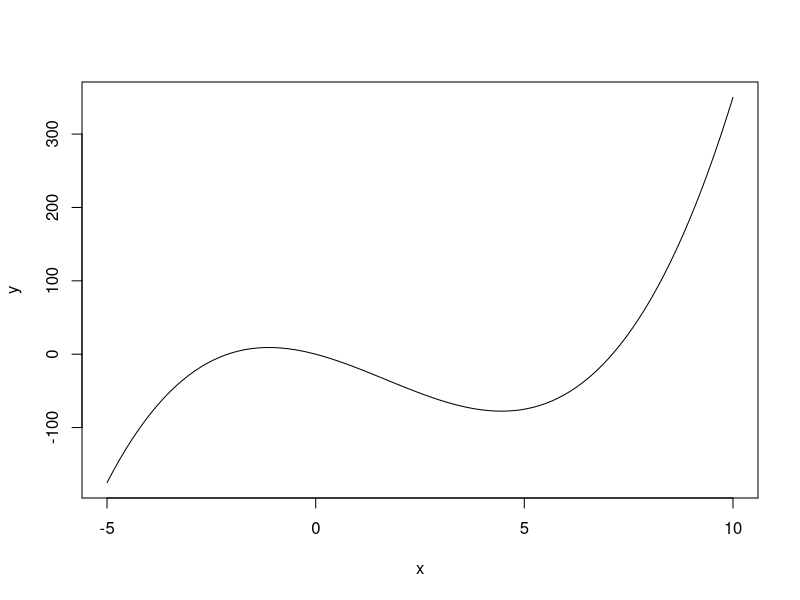
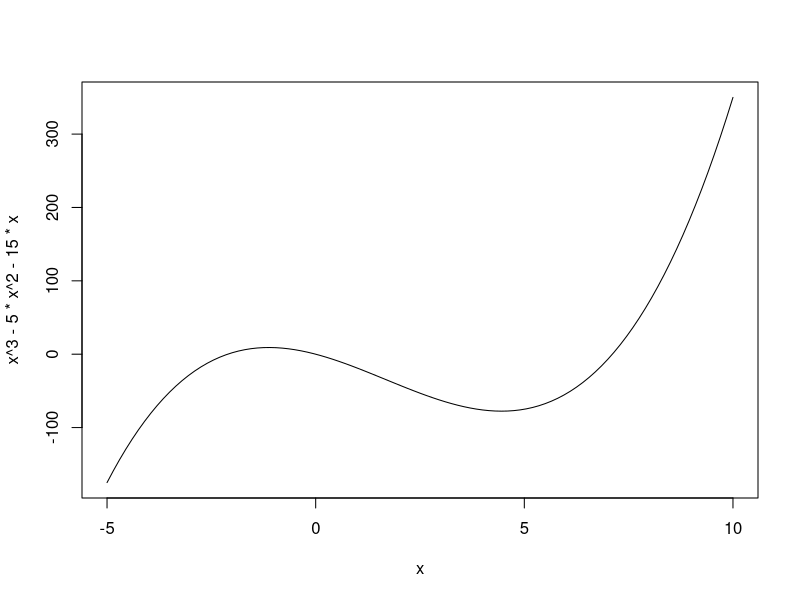
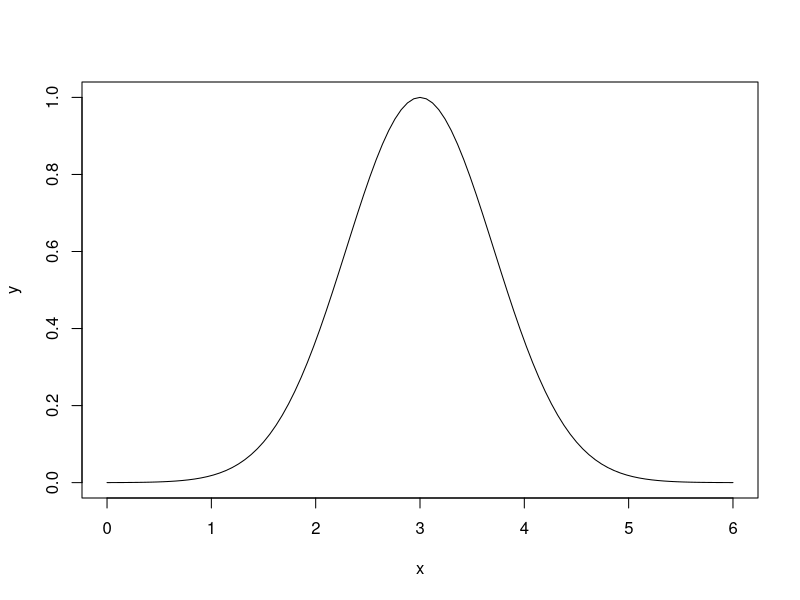
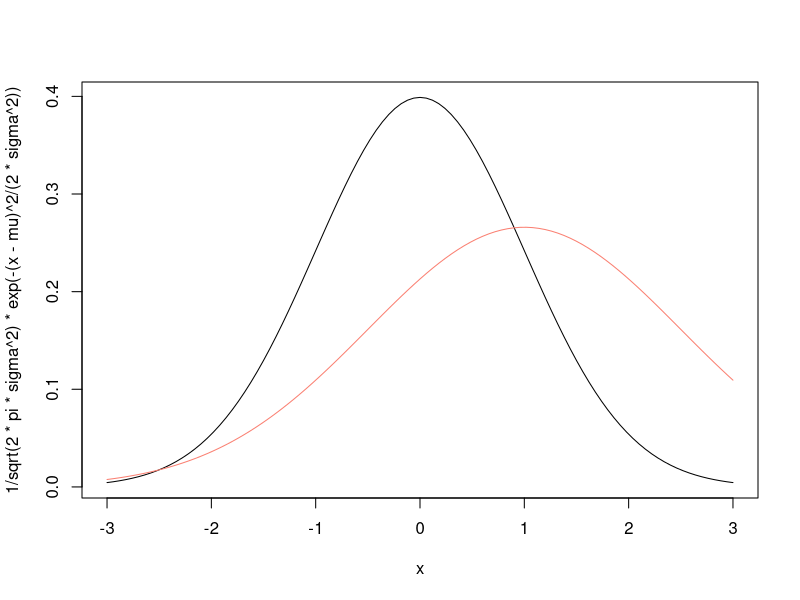
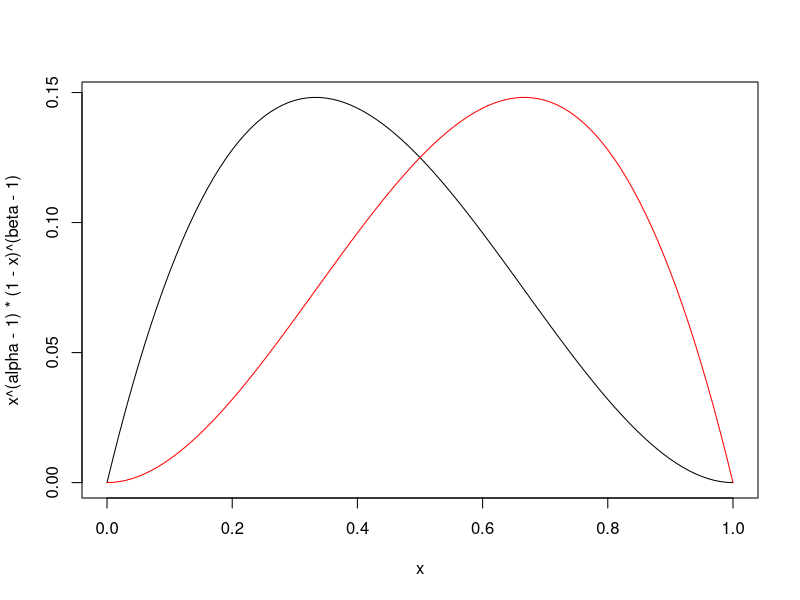
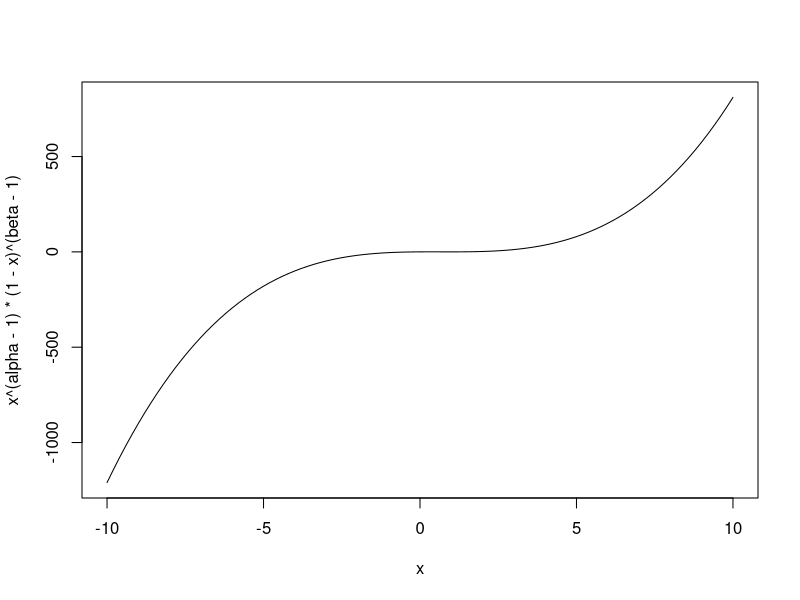

Write the R code that produced these figures, in order.
#various probability distributions from
#the pre course warm up exercises
#working on more of the exercises 9/11/2019

#negative 5 to 5 in 100 steps of 0.1 each
x <- seq(from=-5, to=10, length=101)

#response values
y <- x^3 - 5*x^2 - 15*x

#help(plot)
plot(x,y,type='l')

#x3 seems to be sometimes x^3 in this context
#y = x^3 - 5x^2 - 15x.

#part 2 (question 4)
curve(x^3 - 5*x^2 - 15 * x, from=-5, to=10)

#part 3, plot: y =exp [-(3-x)2]; x ∈ {0,...,6}
x <- seq(from=0, to=6, length=101)

#response values
y = exp(-(3-x)^2)

#help(plot)
plot(x,y,type='l')

#part 6? interactive R time either way...wouldn't try this for something robust
#function (μ = 0, σ2 = 1) with x ∈ {-3,...,3}.
#basically entered the normal distribution function into the curve function

mu <- 0
sigma <- 1
curve (1/sqrt(2*pi*sigma^2) * exp (-(x-mu)^2/(2*sigma^2)), from=-3, to=3)

#Use the points() function to add to the figure created in Question 7 
#a similar normal probability density function with parameters µ = 1,  σ2 = 1.5. 
mu <- 1
sigma <- 1.5
curve (1/sqrt(2*pi*sigma^2) * exp (-(x-mu)^2/(2*sigma^2)),add=TRUE,col = 'salmon')

#Use the curve() function 
#to plot the function x^a−1 * (1−x)^β−1;x∈{0,....1} where α=2 and β=3.
alpha <- 2
beta <- 3
curve (x^(alpha-1) * (1-x)^(beta-1),from=0, to=1)

alpha <- 3
beta <- 2
curve (x^(alpha-1) * (1-x)^(beta-1),add=TRUE,col='red')

#Use the curve () function to plot the function 
#x^a-1 * (1-x)^β-1; x ∈ {-10,...,10} where α = 2 and β =3.
alpha <- 2
beta <- 3
curve (x^(alpha-1) * (1-x)^(beta-1),from=-10, to=10)
